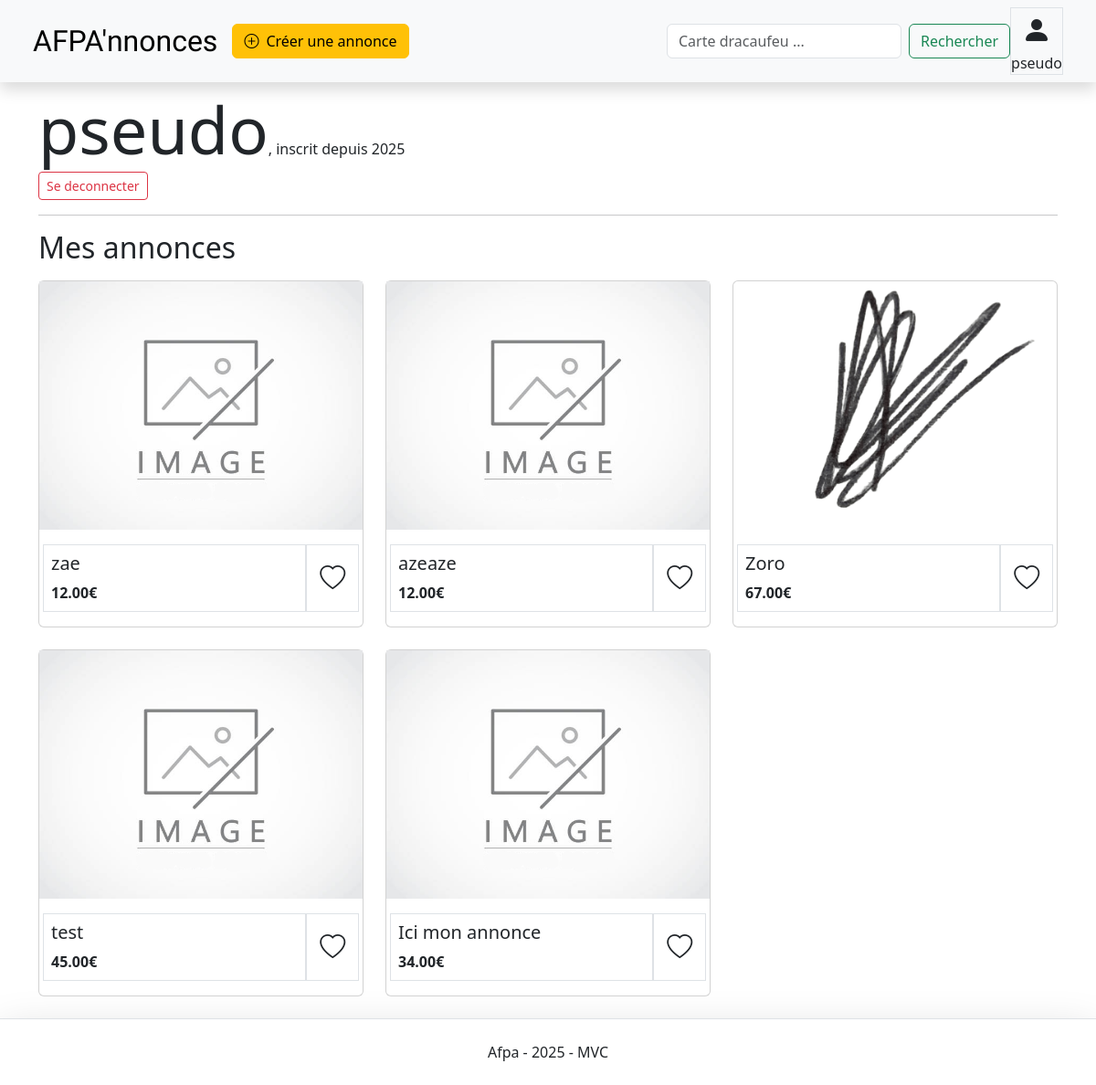
Screenshot of /index.php?url=profil (signed in) with the database file from the repository.
### tables this page shows
CREATE TABLE IF NOT EXISTS `annonces` (
  `a_id` int NOT NULL AUTO_INCREMENT,
  `a_title` varchar(255) NOT NULL,
  `a_description` text NOT NULL,
  `a_price` decimal(10,2) NOT NULL,
  `a_picture` varchar(255) DEFAULT NULL,
  `a_publication` timestamp NOT NULL DEFAULT CURRENT_TIMESTAMP,
  `u_id` int NOT NULL,
  PRIMARY KEY (`a_id`),
  KEY `u_id` (`u_id`)
);

### src/Controllers/UserController.php (called while the page is built, shortened)
<?php
class UserController
{
    public function profil(): void
    {
        $objetAnnonce = new Annonce();
        $userAnnonces = $objetAnnonce->findByUser($_SESSION["user"]["id"]);
        require_once __DIR__ . "/../Views/profil.php";
    }
}

### public/index.php (called while the page is built, shortened)
<?php
require_once __DIR__ . "/routeur.php";

### src/Models/Annonce.php (called while the page is built, shortened)
<?php
class Annonce
{
    public function findByUser($userId): array|false
    {
        try {
            $pdo = Database::createInstancePDO();
            $sql = 'SELECT * FROM `annonces` WHERE `u_id` = :userId ORDER BY `a_publication` DESC';
            $stmt = $pdo->prepare($sql);
            $stmt->bindValue(':userId', $userId, PDO::PARAM_INT);
            if ($stmt->execute()) {
                $annonces = $stmt->fetchAll(PDO::FETCH_ASSOC);
                return $annonces;
            } else {
                return false;
            }
        } catch (PDOException $e) {
            return false;
        }
    }
}

### src/Views/profil.php (the view, shortened to what this page needs)
<!DOCTYPE html>
<html lang="fr">
<head>
    <link href="https://cdn.jsdelivr.net/npm/bootstrap@5.3.8/dist/css/bootstrap.min.css" rel="stylesheet">
    <link rel="stylesheet" href="../assets/css/style.css">
    <link rel="stylesheet" href="https://cdn.jsdelivr.net/npm/bootstrap-icons@1.13.1/font/bootstrap-icons.min.css">
</head>
<body class="d-flex flex-column vh-100">
    <?php include_once __DIR__ . "/templates/navbar.php" ?>
    <main class="container flex-grow-1">
        <p class="display-2 mb-1"><?= $_SESSION["user"]["username"] ?><span class="fs-6">, inscrit depuis <?= (new DateTime($_SESSION["user"]["inscription"]))->format('Y') ?></span></p>
        <a href="index.php?url=logout" class="btn btn-outline-danger btn-sm">Se deconnecter</a>
        <hr>
        <h2>Mes annonces</h2>
        <div class="row mt-3">
            <?php
            if (empty($userAnnonces)) {
                echo "<p>Vous n'avez pas encore d'annonces.</p>";
            } else {
                foreach ($userAnnonces as $annonce) {
            ?>
                    <div class="col-md-4 mb-4">
                        <a href="index.php?url=details/<?= $annonce['a_id'] ?>" class="text-decoration-none">
                            <div class="card h-100">
                                <img src="/uploads/<?= $annonce["a_picture"] ?? 'no_picture.png' ?>" class="img-annonce" alt="Image de l'annonce">
                                <div class="card-body row">
                                    <div class="border p-2 col-10">
                                        <p class="h5 card-title"><?= $annonce['a_title'] ?></p>
                                        <p class="card-text fw-bold"><?= $annonce['a_price'] . '€' ?></p>
                                    </div>
                                    <div class="border col-2 d-flex flex-column align-items-center justify-content-center p-2">
                                        <i class="bi bi-heart fs-3"></i>
                                    </div>
                                </div>
                            </div>
                        </a>
                    </div>
            <?php
                }
            }
            ?>
        </div>
    </main>
    <?php include_once __DIR__ . "/templates/footer.php" ?>
</body>
</html>

### public/assets/css/style.css (style rules this page uses)
main { margin-top: 6rem; }
.img-annonce { width: auto; height: 17rem; object-fit: cover; object-position: center; }

### rows the page displays
annonces: a_title "zae", a_price "12.00"
annonces: a_title "azeaze", a_price "12.00"
annonces: a_picture (picture), a_title "Zoro", a_price "67.00"
annonces: a_title "test", a_price "45.00"
annonces: a_title "Ici mon annonce", a_price "34.00"

### other values shown
$_SESSION["user"]["username"] "pseudo"
